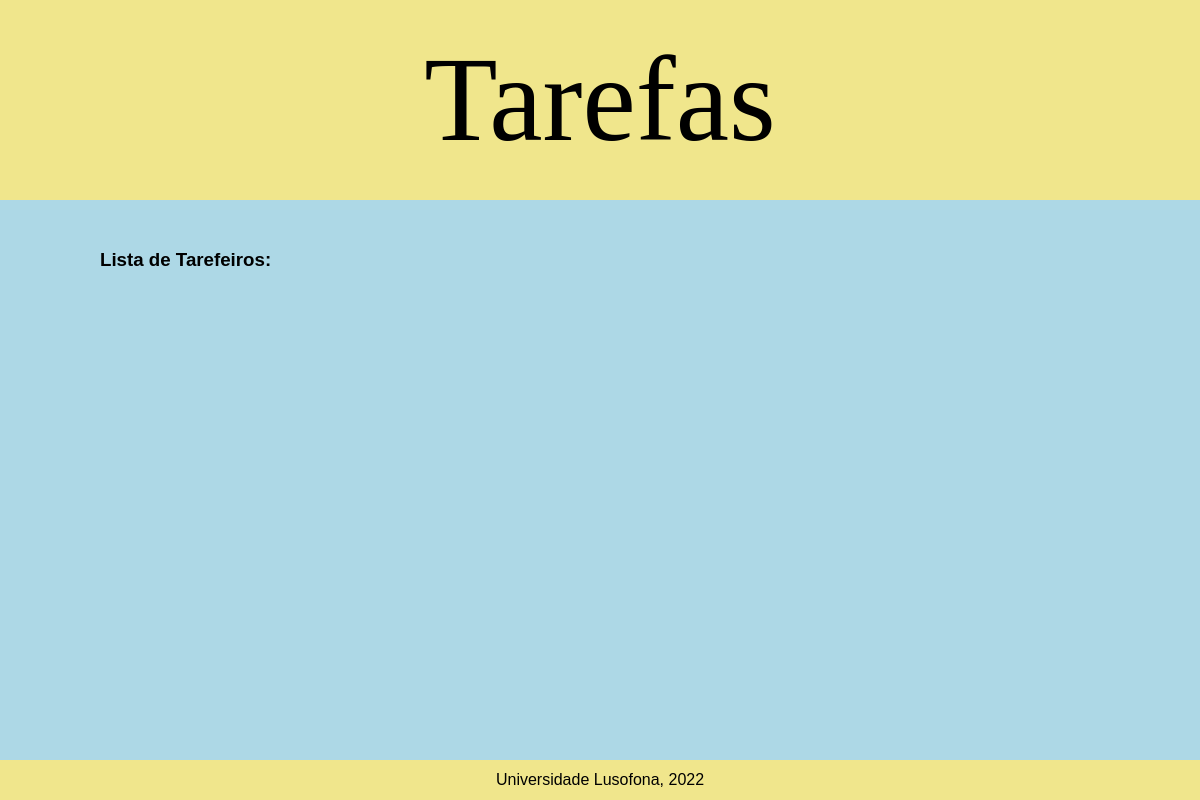
/tarefeiros/, run on an earlier commit of the app's database.
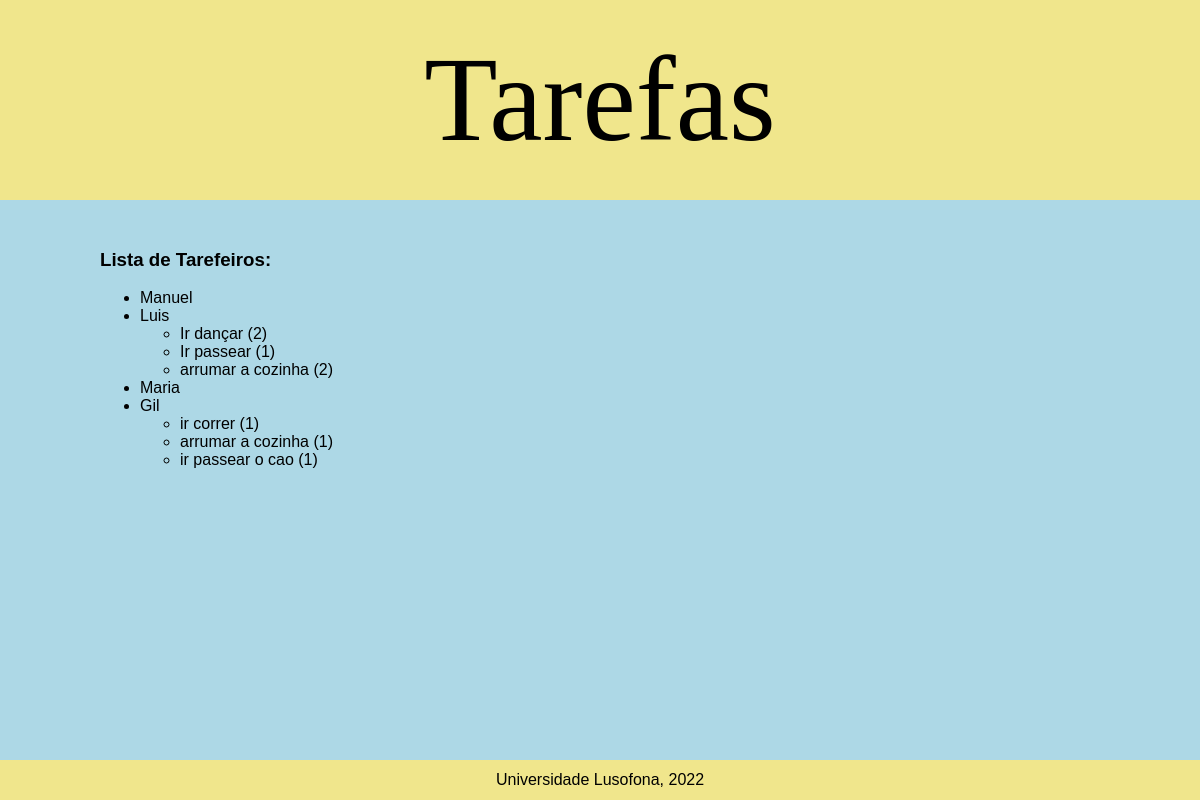
And on a later commit of the database.
### tarefas/models.py (models this page shows, shortened)
class Tarefeiro(models.Model):
    nome = models.CharField(max_length=50)
    def __str__(self):
        return self.nome

class Tarefa(models.Model):
    descricao = models.CharField(max_length=50)
    prioridade = models.IntegerField(null=True, blank=True)
    tarefeiro = models.ForeignKey(
        'Tarefeiro',
        on_delete=models.CASCADE,
        related_name='tarefas',
        null=True
        )

### tarefas/views.py (the view)
# urls.py: path('tarefeiros/', views.tarefeiros_view, name="tarefeiros"),
def tarefeiros_view(request):
    context = {
        'tarefeiros': Tarefeiro.objects.all()
    }
    return render(request, 'tarefas/tarefeiros.html', context)

### tarefas/templates/tarefas/tarefeiros.html
{% extends "tarefas/layout.html" %}
{% block main %}
<h3>Lista de Tarefeiros:</h3>
<ul>
    {% for tarefeiro in tarefeiros  %}
      <li>{{ tarefeiro }}
        <ul>
          {% for tarefa in tarefeiro.tarefas.all %}
            <li> {{ tarefa.descricao }} ({{ tarefa.prioridade }}) </li>
          {% endfor %}
        </ul>
      </li>
    {% endfor %}
</ul>
{% endblock main %}

### tarefas/templates/tarefas/layout.html (shortened to what this page needs)
<!DOCTYPE html>
<html lang="en">
<head>
</head>
<body>
    <header>
        Tarefas
    </header>
    <main>
        {% block main %}
        {% endblock main %}
    </main>
    <footer>
        Universidade Lusofona, 2022
    </footer>
</body>
</html>

### tarefas/templates/tarefas/layout.html (style rules this page uses)
body { font-family:Arial, Helvetica, sans-serif; height: 100vh; margin: 0; display: grid; grid-template-rows: 25vh 1fr 40px; }
main { background-color: lightblue; padding: 30px 100px; }
header { background-color: khaki; text-align: center; font-size: 10vw; display: flex; justify-content: center; align-items: center; font-family: fantasy; }
footer { background-color: khaki; text-align: center; display: flex; justify-content: center; align-items: center; }

What changed in the data, as far as the page shows it:
added Tarefeiro: nome "Manuel"
added Tarefeiro: nome "Luis"
added Tarefa: descricao "Ir dançar", prioridade "2", shown under "Luis"
added Tarefa: descricao "Ir passear", prioridade "1", shown under "Luis"
added Tarefa: descricao "arrumar a cozinha", prioridade "2", shown under "Luis"
added Tarefeiro: nome "Maria"
added Tarefeiro: nome "Gil"
added Tarefa: descricao "ir correr", prioridade "1", shown under "Gil"
added Tarefa: descricao "arrumar a cozinha", prioridade "1", shown under "Gil"
added Tarefa: descricao "ir passear o cao", prioridade "1", shown under "Gil"
